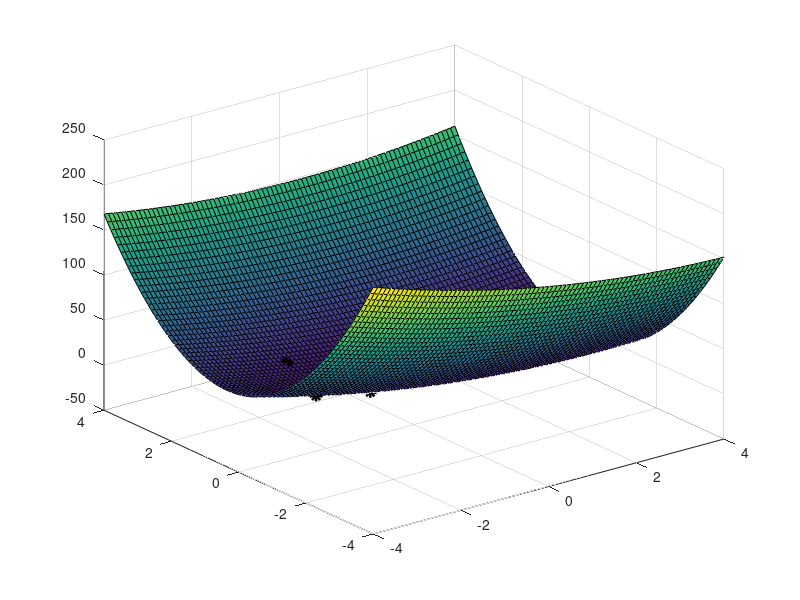
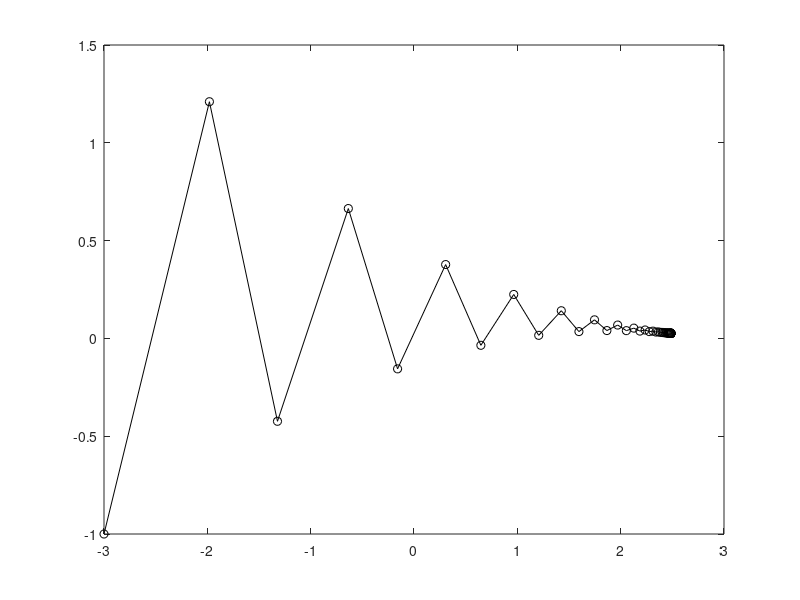

These figures' MATLAB source, in order:

clear all
close all
clc

x = -4:0.1:4.0;
y = x;
[X,Y]=meshgrid(x,y);
Z = X.^2 + 10*(Y.^2)+X.*Y-5*(X.^1)-3*(Y.^1);
surf(X,Y,Z)
hold on;


clear x; % Clears x and y from their prededined values
clear y;
epsilon = 10^(-8); % This the permissible difference between consecutive f values
N = 100; % Maximum number of iterations
x(1) = -3; y(1) = -1;
f(1) = x(1)^2 + 10*y(1)^2+(x(1))*y(1)-5*x(1)-3*y(1);
plot3(x(1),y(1), f(1), 'ko','Linewidth',[4]);
%first value of gamma
%gamma=0.1;
%2nd value of gamma
gamma=0.085;

disp(sprintf('j    x(j)       y(j)      f(x(j),y(j))'));
for j = 1:N
    
    x(j+1) = x(j) - gamma*(2*x(j)+y(j)-5);
    y(j+1) = y(j) - gamma*(x(j)+20*y(j)-3);
    f(j+1) = x(j+1)^2 + 10*y(j+1)^2+(x(j+1))*y(j+1)-5*x(j+1)-3*y(j+1);
    plot3(x(j+1),y(j+1),f(j+1),'ko-','Linewidth',[4])

    disp(sprintf('%d   %f   %f   %f',j, x(j), y(j), f(j))); 
    if(abs(f(j+1) - f(j)) < epsilon)
         disp(sprintf('The value of j is %d and x(%d) and y(%d) are %f and %f', j, j, j, x(j), y(j)));
         break;
     end;
    
end

figure; % This is for plotting the x and y values. 
plot(x,y,'ko-');
